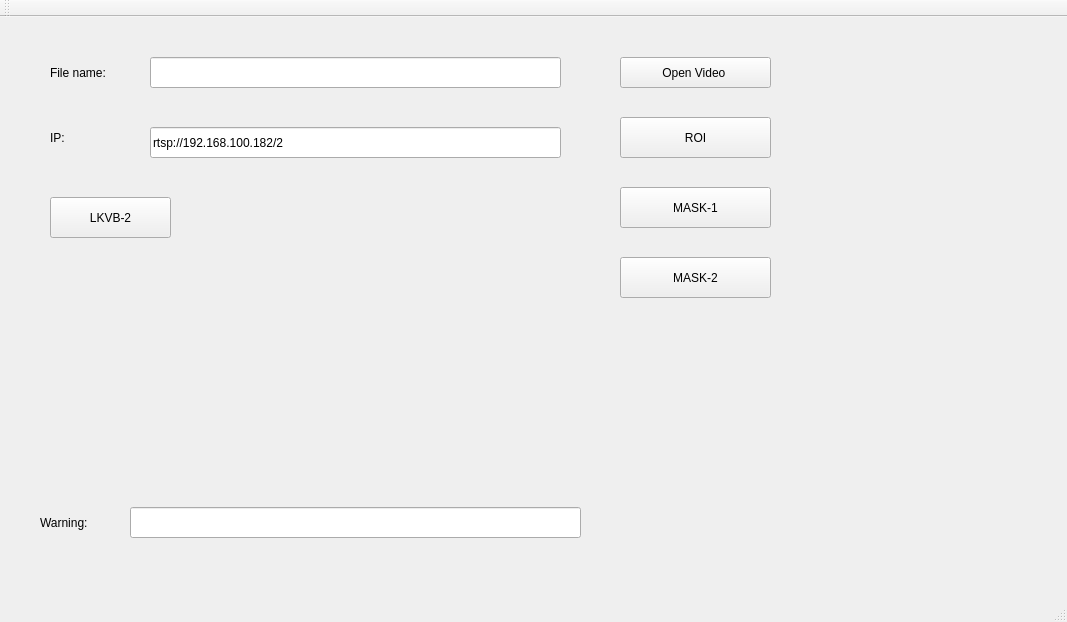
<?xml version="1.0" encoding="UTF-8"?>
<ui version="4.0">
 <class>MainWindow</class>
 <widget class="QMainWindow" name="MainWindow">
  <property name="geometry">
   <rect>
    <x>0</x>
    <y>0</y>
    <width>1067</width>
    <height>622</height>
   </rect>
  </property>
  <property name="windowTitle">
   <string>MainWindow</string>
  </property>
  <widget class="QWidget" name="centralWidget">
   <widget class="QLineEdit" name="file_lineEdit">
    <property name="geometry">
     <rect>
      <x>150</x>
      <y>40</y>
      <width>411</width>
      <height>31</height>
     </rect>
    </property>
   </widget>
   <widget class="QLabel" name="label">
    <property name="geometry">
     <rect>
      <x>50</x>
      <y>40</y>
      <width>81</width>
      <height>31</height>
     </rect>
    </property>
    <property name="text">
     <string>File name:</string>
    </property>
   </widget>
   <widget class="QLabel" name="label_2">
    <property name="geometry">
     <rect>
      <x>40</x>
      <y>490</y>
      <width>81</width>
      <height>31</height>
     </rect>
    </property>
    <property name="text">
     <string>Warning:</string>
    </property>
   </widget>
   <widget class="QLineEdit" name="warning_lineEdit">
    <property name="geometry">
     <rect>
      <x>130</x>
      <y>490</y>
      <width>451</width>
      <height>31</height>
     </rect>
    </property>
   </widget>
   <widget class="QPushButton" name="openvideo_pushButton">
    <property name="geometry">
     <rect>
      <x>620</x>
      <y>40</y>
      <width>151</width>
      <height>31</height>
     </rect>
    </property>
    <property name="text">
     <string>Open Video </string>
    </property>
   </widget>
   <widget class="QLabel" name="label_3">
    <property name="geometry">
     <rect>
      <x>50</x>
      <y>110</y>
      <width>71</width>
      <height>21</height>
     </rect>
    </property>
    <property name="text">
     <string>IP:</string>
    </property>
   </widget>
   <widget class="QLineEdit" name="ip_lineEdit">
    <property name="geometry">
     <rect>
      <x>150</x>
      <y>110</y>
      <width>411</width>
      <height>31</height>
     </rect>
    </property>
    <property name="text">
     <string>rtsp://192.168.100.182/2</string>
    </property>
   </widget>
   <widget class="QPushButton" name="lkvb2_pushButton">
    <property name="geometry">
     <rect>
      <x>50</x>
      <y>180</y>
      <width>121</width>
      <height>41</height>
     </rect>
    </property>
    <property name="text">
     <string>LKVB-2</string>
    </property>
   </widget>
   <widget class="QPushButton" name="roi_pushButton">
    <property name="geometry">
     <rect>
      <x>620</x>
      <y>100</y>
      <width>151</width>
      <height>41</height>
     </rect>
    </property>
    <property name="text">
     <string>ROI</string>
    </property>
   </widget>
   <widget class="QPushButton" name="mask1_pushButton">
    <property name="geometry">
     <rect>
      <x>620</x>
      <y>170</y>
      <width>151</width>
      <height>41</height>
     </rect>
    </property>
    <property name="text">
     <string>MASK-1</string>
    </property>
   </widget>
   <widget class="QPushButton" name="mask2_pushButton">
    <property name="geometry">
     <rect>
      <x>620</x>
      <y>240</y>
      <width>151</width>
      <height>41</height>
     </rect>
    </property>
    <property name="text">
     <string>MASK-2</string>
    </property>
   </widget>
  </widget>
  <widget class="QMenuBar" name="menuBar">
   <property name="geometry">
    <rect>
     <x>0</x>
     <y>0</y>
     <width>1067</width>
     <height>23</height>
    </rect>
   </property>
  </widget>
  <widget class="QToolBar" name="mainToolBar">
   <attribute name="toolBarArea">
    <enum>TopToolBarArea</enum>
   </attribute>
   <attribute name="toolBarBreak">
    <bool>false</bool>
   </attribute>
  </widget>
  <widget class="QStatusBar" name="statusBar"/>
 </widget>
 <layoutdefault spacing="6" margin="11"/>
 <resources/>
 <connections/>
</ui>
